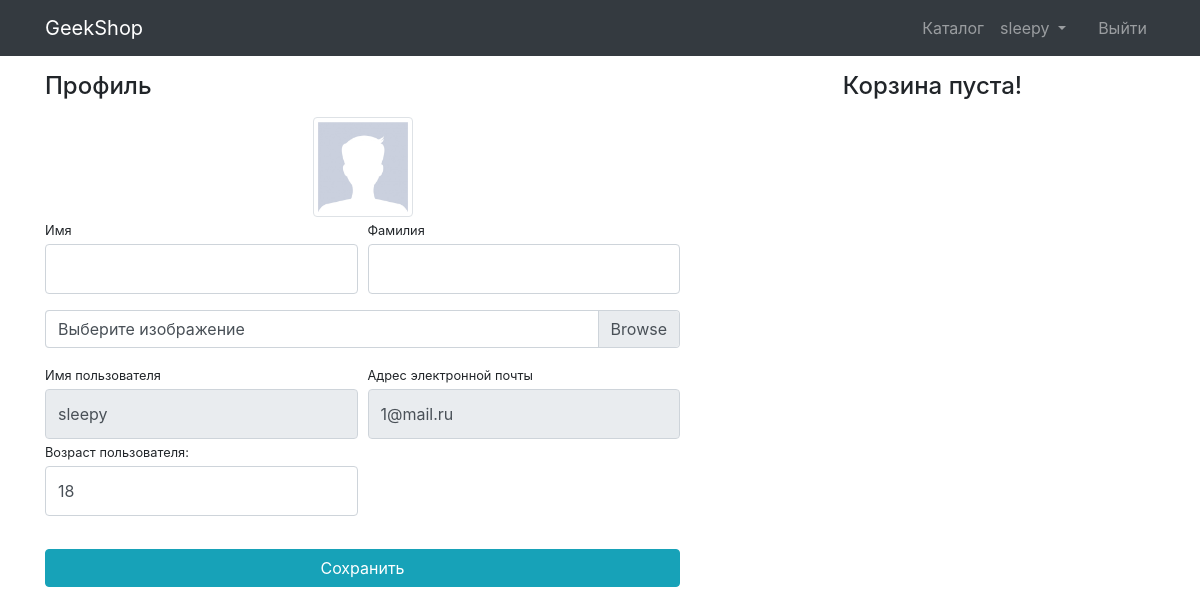
Before: /users/profile/ (signed in) with the older database file.
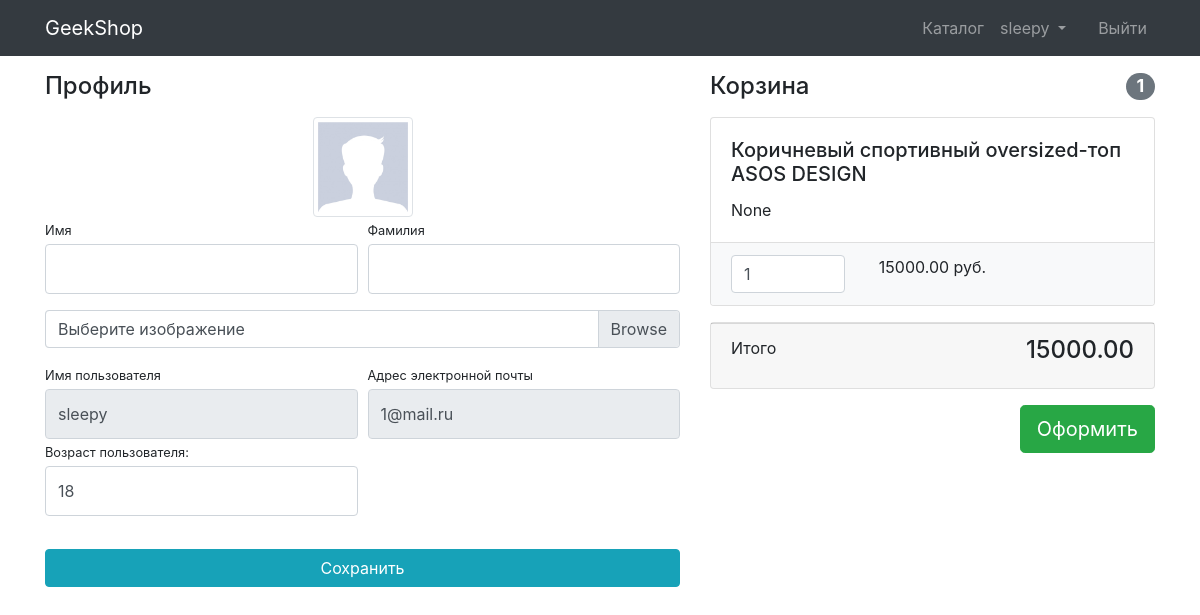
After: the same page with the newer database file.
### basketsapp/models.py (models this page shows, shortened)
class Basket(models.Model):
    objects = BasketQuerySet.as_manager()
    user = models.ForeignKey(User, on_delete=models.CASCADE)
    product = models.ForeignKey(Product, on_delete=models.CASCADE)
    quantity = models.PositiveIntegerField(default=0)
    created_timestamp = models.DateTimeField(auto_now_add=True)
    def sum(self):
        return self.quantity * self.product.price
    @property
    def baskets(self):
        return Basket.objects.filter(user=self.user)
    def total_quantity(self):
        return sum(basket.quantity for basket in self.baskets)
    def total_sum(self):
        return sum(basket.sum() for basket in self.baskets)

### users/models.py (models this page shows, shortened)
class User(AbstractUser):
    image = models.ImageField(upload_to="users_images", blank=True)
    age = models.PositiveIntegerField(default=18, verbose_name="Возраст")
    language = models.CharField(
        max_length=3, verbose_name='язык пользователя', default='ENG')
    activation_key = models.CharField(max_length=128, blank=True,)
    activation_key_expires = models.DateTimeField(
        auto_now_add=True, blank=True)

### productsapp/models.py (models this page shows, shortened)
class Product(models.Model):
    name = models.CharField(max_length=256)
    image = models.ImageField(upload_to='product_images', blank=True)
    description = models.TextField(blank=True, null=True)
    price = models.DecimalField(max_digits=8, decimal_places=2, default=0)
    quantity = models.PositiveIntegerField(default=0)
    category = models.ForeignKey(ProductCategory, on_delete=models.CASCADE)

### users/views.py (the view)
# urls.py: path('profile/', profile, name="profile"),
@login_required
def profile(request):
    if request.method == 'POST':
        form = UserProfileForm(instance=request.user,
                               data=request.POST, files=request.FILES)
        profile = UserProfileEditForm(
            data=request.POST, instance=request.user.userprofile)
        if form.is_valid() and profile.is_valid():
            form.save()
            return HttpResponseRedirect(reverse('users:profile'))
    else:
        form = UserProfileForm(instance=request.user)
        profile = UserProfileEditForm(
            data=request.POST, instance=request.user.userprofile)
    context = {'title': 'GeekShop - ЛК',
               'form': form,
               'profile_form': profile,
               'baskets': Basket.objects.filter(user=request.user),
               }
    return render(request, 'users/profile.html', context)

### users/forms.py
class UserProfileForm(UserChangeForm):
    username = forms.CharField(
        widget=forms.TextInput(
            attrs={
                "class": "form-control py-4",
                "readonly": True,
            }
        )
    )
    age = forms.CharField(
        widget=forms.TextInput(
            attrs={
                "class": "form-control py-4",
            }
        )
    )
    email = forms.CharField(
        widget=forms.EmailInput(
            attrs={
                "class": "form-control py-4",
                "readonly": True,
            }
        )
    )
    first_name = forms.CharField(
        widget=forms.TextInput(
            attrs={
                "class": "form-control py-4",
            }
        )
    )
    last_name = forms.CharField(
        widget=forms.TextInput(
            attrs={
                "class": "form-control py-4",
            }
        )
    )
    image = forms.ImageField(
        widget=forms.FileInput(
            attrs={"class": "custom-file-label"},
        ),
        required=False,
    )
    class Meta:
        model = User
        fields = ("first_name", "last_name", "image",
                  "username", "email", "age")

### users/templates/users/profile.html (shortened to what this page needs)
{% extends 'products/base.html' %}
{% load static %}
{% block css %}
    <link href="{% static 'css/profile.css' %}" rel="stylesheet">
{% endblock %}
{% block content %}
    <div class="container">
        <div class="row">
            <div class="col-lg-7">
                <h4 class="mt-3 mb-3">Профиль</h4>
                <div class="col-lg-12 text-center">
                    <img width="100" height="100"
                         src="{% if user.image %}{{ user.image.url }}{% else %}{% static 'vendor\img\users/default_avatar.jpg' %}{% endif %}"
                         class="img-thumbnail">
                </div>
                <form action="{% url 'users:profile' %}" method="post" enctype="multipart/form-data">
                    <div class="form-row">
                        <div class="col-lg-6">
                            <div class="form-group">
                                <label class="small mb-1" for="{{ form.first_name.id_for_label }}">Имя</label>
                                {{ form.first_name }}
                            </div>
                        </div>
                        <div class="col-lg-6">
                            <div class="form-group">
                                <label class="small mb-1" for="{{ form.last_name.id_for_label }}">Фамилия</label>
                                {{ form.last_name }}
                            </div>
                        </div>
                    </div>
                    <div class="form-row mb-2">
                        <div class="col-lg-12">
                            <div class="custom-file">
                                <label class="custom-file-label" for="{{ form.image.id_for_label }}">Выберите изображение</label>
                            </div>
                        </div>
                    </div>
                    <div class="form-row">
                        <div class="col-lg-6">
                            <label class="small mb-1" for="{{ form.username.id_for_label }}">Имя пользователя</label>
                            {{ form.username }}
                        </div>
                        <div class="col-lg-6">
                            <label class="small mb-1" for="{{ form.email.id_for_label }}">Адрес электронной
                                почты</label>
                            {{ form.email }}
                        </div>
                        <div class="col-lg-6">
                            <label class="small mb-1" for="{{ form.age.id_for_label }}">Возраст пользователя:</label>
                            {{ form.age }}
                        </div>
                    </div>
                    <div class="form-row">
                        <div class="col-lg-12" style="margin-top: 33px;">
                            <input class="btn btn-info btn-block" type="submit" value="Сохранить">
                        </div>
                    </div>
                </form>
            </div>
            <div class="col-lg-5">
                {% include 'baskets/basket.html' %}
            </div>
        </div>
    </div>
{% endblock %}

### basketsapp/templates/baskets/basket.html (shortened to what this page needs)
<div class="basket_list">
    {% if baskets %}
    <h4 class="mt-3 mb-3 d-flex justify-content-between align-items-center mb-3">
        Корзина <span class="badge badge-secondary badge-pill">{{ baskets.0.total_quantity }}</span>
    </h4>
    {% for basket in baskets %}
        <div class="card mb-3">
        <div class="card-body">
            <h5 class="card-title">{{ basket.product.name }}</h5>
            <p class="card-text">{{ basket.product.description }}</p>
        </div>
        <ul class="list-group list-group-flush">
            <li class="list-group-item bg-light">
                <div class="row text-center">
                    <div class="col-lg-4">
                        <input name="{{ basket.id }}" type="number" class="form-control"
                               value="{{ basket.quantity }}" min="0">
                    </div>
                    <div class="col-lg-4">{{ basket.sum }} руб.</div>
                    <div class="col-lg-4">
                    </div>
                </div>
            </li>
        </ul>
    </div>
    {% endfor %}
    <div class="card mb-3">
        <div class="card-footer">
            <p class="float-left">Итого</p>
            <h4 class="float-right">{{ baskets.0.total_sum }}</h4>
        </div>
    </div>
    <button type="button" class="btn btn-success btn-lg float-right">Оформить</button>
{% else %}
    <h4 class="mt-3 mb-3 mb-3 text-center">
        Корзина пуста!
    </h4>
{% endif %}
</div>

Changed rows visible on the page:
added Basket: user+quantity "1", product.name "Коричневый спортивный oversized-топ ASOS DESIGN", product.description "None", quantity "1", sum "15000.00", user+quantity+product "15000.00"
Other visible differences:
text no longer shown: "Корзина пуста!"
text now shown: "Корзина Итого Оформить"
